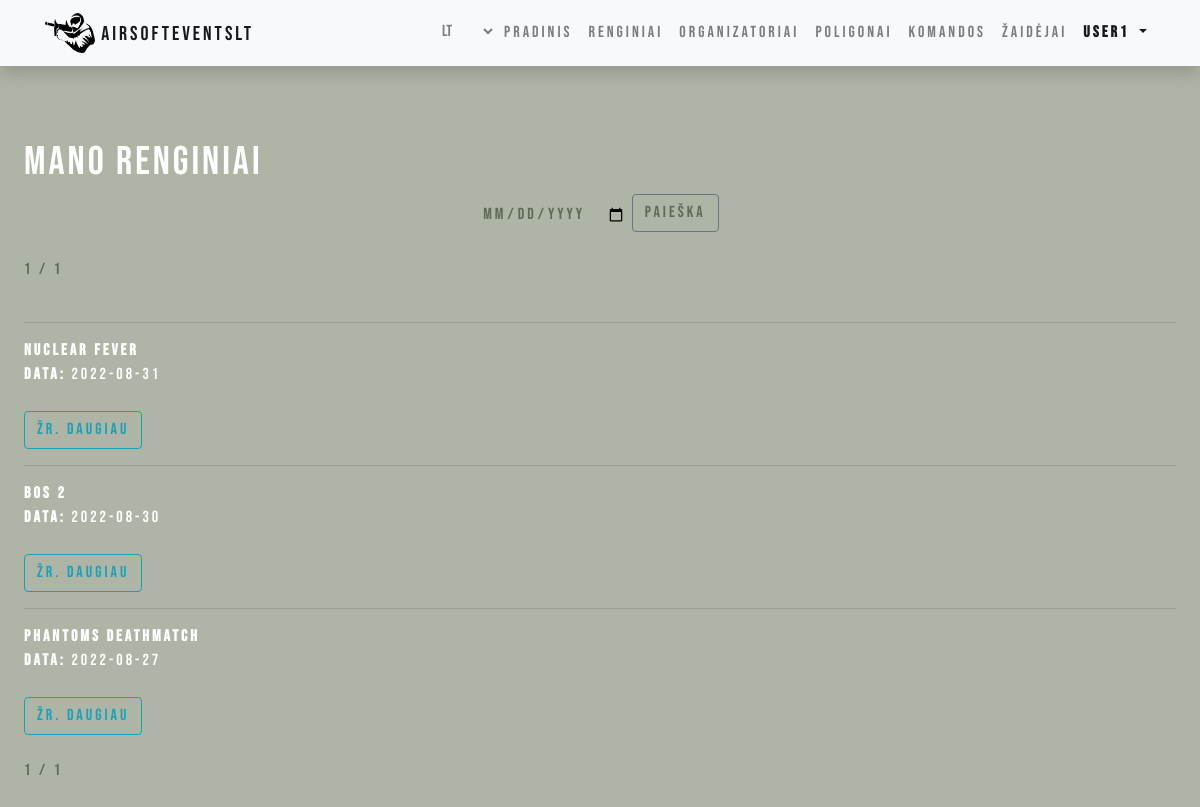
The app's page /events/my_events (signed in) with its own data.
### events/models.py (models this page shows, shortened)
class Event(models.Model):
    name = models.CharField(_('Name of the event'),  max_length=150)
    date = models.DateField(_('Date of event'), null=True, blank=True)
    time = models.TimeField(_('Time of event'), null=True, blank=True, help_text=_('i.e.: 12:00 PM'))
    organizer = models.ForeignKey("Organizer", help_text=_("Organizer"), related_name='event_organizers', on_delete=models.SET_NULL, null=True)
    field = models.ForeignKey('Field', help_text=_("Field"), related_name='field_event', default=Field.get_default_field_pk, on_delete=models.SET_NULL, null=True)
    description = HTMLField(help_text=_("Field"), null=True)
    price = models.FloatField(_("Price"))
    max_players = models.IntegerField(_("Maximum player number"))
    created_on = models.DateTimeField(auto_now_add=True)
    EVENT_STATUS = (
        ('a', 'active'),
        ('i', 'inactive'),
    )
    status = models.CharField(max_length=1, choices=EVENT_STATUS, blank=True, default='a', help_text=_('Status'),)
    class Meta:
        ordering = ['-date']
        verbose_name = _("Event")
        verbose_name_plural = _("Events")

### events/views.py (the view)
# urls.py: path('my_events', views.OrganizerEventListView.as_view(), name='organizer_events'),
class OrganizerEventListView(LoginRequiredMixin, generic.ListView):
    model = Event
    context_object_name = 'events'
    template_name = 'organizer_events.html'
    paginate_by = 4
    def get_queryset(self):
        return Event.objects.filter(organizer=self.request.user.profile.organizer)

### events/templates/organizer_events.html (shortened to what this page needs)
{% extends "base.html" %}
{% load i18n %}
{% block content %}
    <div class='indented main-font'>
        <h1>{% trans "My Events" %}</h1>
        <center>
            <div>
                <form action="{% url 'search_events_by_date' %}" method="get" >
                <input name="query" class="search-bar secondary-font" type="date" placeholder="Search for events by date">
                <button type="submit" class="btn btn-outline-secondary secondary-font">{% trans 'Search' %}</button>
                </form>
            </div>
        </center>
        <div class="pagination secondary-font">
            <span class="step-links">
                <span class="current">
                    {{ page_obj.number }} / {{ page_obj.paginator.num_pages }}
                </span>
            </span>
        </div>
        <br>
    {% if events %}
    {% for event in events %}
        <hr>
        <div><strong>{{ event.name }}</strong></div>
        <div><strong>{% trans "Date" %}:</strong> {{ event.date|date:"Y-m-d" }}</div>
        <br/>
        <a class="btn btn-outline-info" href="{% url 'organizer_event' event.pk %}" role="button">{% trans "See more" %}</a>
    {% endfor %}
    {% else %}
        <p>{% trans "There are no events created" %}</p>
    {% endif %}
    <br>
    <br>
    <div class="pagination secondary-font">
        <span class="step-links">
            <span class="current">
                {{ page_obj.number }} / {{ page_obj.paginator.num_pages }}
            </span>
        </span>
    </div>
    </div>
{% endblock %}

### events/templates/base.html (shortened to what this page needs)
<!DOCTYPE html>
<html lang="en">
<head>
  <link rel="stylesheet" href="https://stackpath.bootstrapcdn.com/bootstrap/4.1.3/css/bootstrap.min.css">
  <link rel="stylesheet" href="https://cdnjs.cloudflare.com/ajax/libs/font-awesome/4.7.0/css/font-awesome.min.css">
  {% load static %}
  <link rel="stylesheet" href="{% static 'css/styles.css' %}">
</head>
<body>
  {% load i18n %}
  <nav class="navbar navbar-expand-lg navbar-light bg-light static-top mb-5 shadow main-font">
    <div class="container">
      <a class="navbar-brand nice-text-nav" href="{% url 'about' %}">
      <img src={% static 'media/airsoft_icon.png' %} alt='shooter icon' width="50" height="40">
      AirsoftEventsLT</a>
      <div class="collapse navbar-collapse" id="navbarResponsive">
        <ul class="navbar-nav ml-auto nice-text-nav">
          <li class="nav-item">
            <form class='lang-select' action="{% url 'set_language' %}" method="post">
                <select class="nav-link" style='background-color:transparent;border:none' name="language" onchange="this.form.submit()">
                  {% get_current_language as LANGUAGE_CODE %}
                  {% get_available_languages as LANGUAGES %}
                  {% for lang in LANGUAGES %}
                    <option value="{{ lang.0 }}" {% if lang.0 == LANGUAGE_CODE %} selected="selected" {% endif %}>
                      {{ lang.0 }}
                    </option>
                  {% endfor %}
                </select>
            </form>
          </li>
          <li class="nav-item">
            <a class="nav-link" href="{% url 'events_index' %}">{% trans "Home" %}</a>
          </li>
          <li class="nav-item">
            <a class="nav-link" href="{% url 'event_list' %}">{% trans "Events" %}</a>
          </li>
          <li class="nav-item">
              <a class="nav-link" href="{% url 'organizer_list' %}">{% trans "Organizers" %}</a>
            </li>
          <li class="nav-item">
            <a class="nav-link" href="{% url 'field_list' %}">{% trans "Fields" %}</a>
          </li>
          <li class="nav-item">
              <a class="nav-link" href="{% url 'teams' %}">{% trans "Teams" %}</a>
            </li>
            <li class="nav-item">
              <a class="nav-link" href="{% url 'players' %}">{% trans "Players" %}</a>
            </li>
          {% if user.is_authenticated %}
          <li class="nav-item dropdown show">
            <a class="nav-link dropdown-toggle" href="#" role='button' id='dropdownMenuLink' data-toggle="dropdown" aria-haspopup="true" aria-expanded="false">
              <strong>{{ user.get_username }}</strong>
            </a>
          </li>
          {% endif %}
        </ul>
      </div>
    </div>
  </nav>
  <div class="content-container gradient-background">
    {% block content %}{% endblock %}
  </div>
  </body>
</html>

### events/static/css/styles.css (style rules this page uses)
body { background-color: rgb(174, 180, 166); }
.indented { padding-left: 5%; padding: 2%; }
.main-font { color:white; font-family:"Bebas Neue"; letter-spacing: 3px; }
.secondary-font { color: rgb(92, 106, 86); font-family:"Bebas Neue"; letter-spacing: 3px; }
.search-bar { background-color:transparent; margin-bottom: 30px; border: none; -webkit-transition: 0.5s; }

### records on screen
Event: name "Nuclear fever", date "2022-08-31"
Event: name "BoS 2", date "2022-08-30"
Event: name "PHantoms Deathmatch", date "2022-08-27"

### other values on screen
{{ user.get_username }} "user1"
{{ page_obj.number }} "1"
{{ page_obj.paginator.num_pages }} "1"
form field language "lt"
